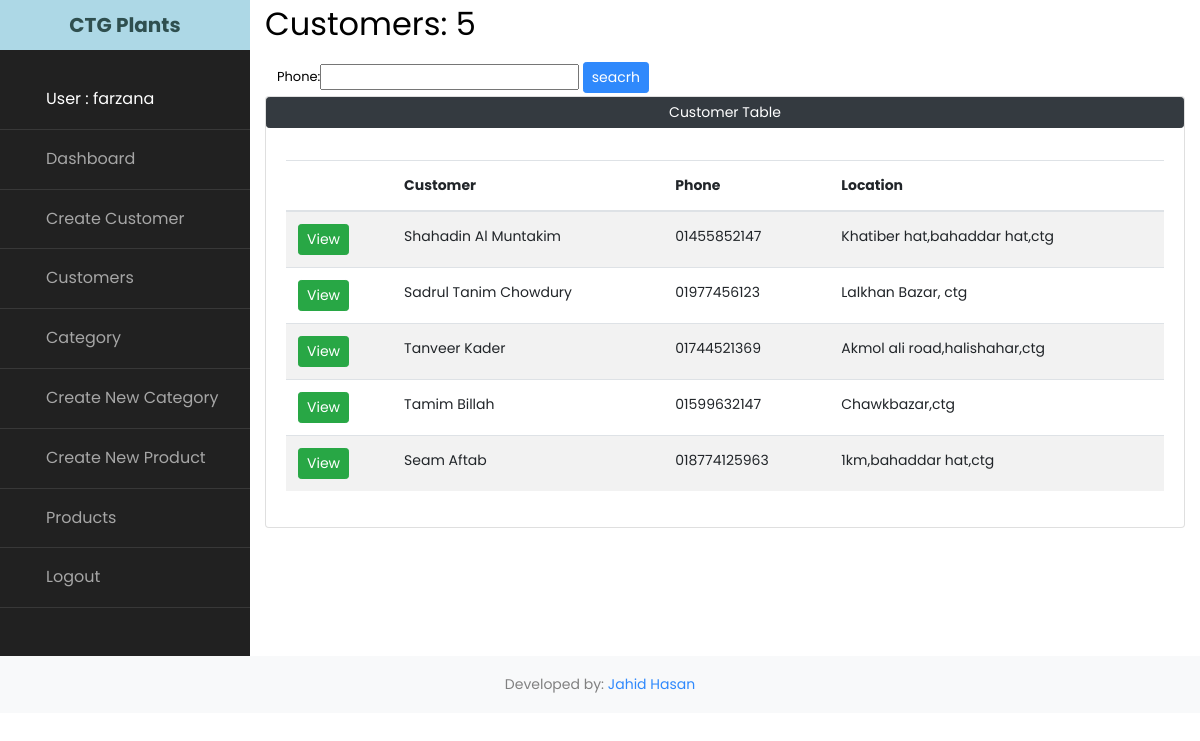
The page /customers/ (signed in) on the database its author committed.
### accounts/models.py (models this page shows, shortened)
class Customer(models.Model):
	name = models.CharField(max_length=50, null=True)
	phone = models.CharField(max_length=20, null=True)
	address = models.CharField(max_length=200, null=True)
	date_created = models.DateTimeField(auto_now_add=True, null=True)

### accounts/views.py (the view)
# urls.py: path('customers/', views.allCustomer, name="customers"),
@login_required
def allCustomer(request):
	customer = Customer.objects.all()
	total_customer = customer.count()
	myFilter = CustomerFilter(request.GET, queryset=customer)
	customer = myFilter.qs
	context = {'customer':customer, 'myFilter':myFilter, 'total_customer':total_customer}
	return render(request, 'accounts/all_customer.html', context)

### accounts/templates/accounts/all_customer.html
{% extends 'accounts/main.html' %}
{% load static %}
{% block content %}
     <div class="row">
            <div class="col-lg-12">
              <h2>Customers: {{total_customer}}</h2>
                <form action="" method="GET" class="form-control">
                    {{myFilter.form}}
                    <input type="submit" class="btn btn-sm btn-primary" value="seacrh">
                </form>
              <div class="card">
                <div class="card-title"><button class="btn btn-dark btn-sm btn-block">Customer Table</button></div>
                <div class="card-body">
                      <table class="table table-striped">
                      <thead>
                        <tr>
                           <th></th>
                          <th>Customer</th>
                          <th>Phone</th>
                          <th>Location</th>
                        </tr>
                      </thead>
                      <tbody>
                        {% for i in customer %}
                        <tr>
                          <td><a href="{% url 'customer' i.id %}" class="btn btn-success btn-sm">View</td>
                          <td>{{i.name}}</td>
                          <td>{{i.phone}}</td>
                          <td>{{i.address}}</td>
                        </tr>
                        {% endfor %}
                      </tbody>
                  </table>
                </div>
              </div>
            </div>
          </div>
{% endblock content %}

### accounts/templates/accounts/sidebar.html (shortened to what this page needs)
	{% load static %}
    <nav id="sidebar">
	  		<h1 class="text-center"><a href="{% url 'home' %}" class="logo">CTG Plants</a></h1>
        <ul class="list-unstyled components mb-5">
          {% if user.is_authenticated %}
          <li class="active">
            <a href="#">User : {{user.username}}</a>
          </li>
          <li class="">
            <a href="{% url 'home' %}"> Dashboard</a>
          </li>
          <li>
              <a href="{% url 'create_customer' %}"> Create Customer</a>
          </li>
          <li>
            <a href="{% url 'customers' %}"> Customers</a>
          </li>
            <li>
            <a href="{% url 'categories' %}"> Category</a>
          </li>
            <li>
            <a href="{% url 'create_category' %}"> Create New Category</a>
          </li>
            <li>
            <a href="{% url 'create_product' %}"> Create New Product</a>
          </li>
          <li>
            <a href="{% url 'products' %}"> Products</a>
          </li>
           <li>
            <a href="{% url 'logout' %}"> Logout</a>
          </li>
           {% else %}
           <li>
            <a href="#"><span class="fa fa-sign mr-3"></span> Login</a>
          </li>
          {% endif %}
        </ul>
    	</nav>

### rows shown on the page
Customer: name "Shahadin Al Muntakim", phone "01455852147", address "Khatiber hat,bahaddar hat,ctg"
Customer: name "Sadrul Tanim Chowdury", phone "01977456123", address "Lalkhan Bazar, ctg"
Customer: name "Tanveer Kader", phone "01744521369", address "Akmol ali road,halishahar,ctg"
Customer: name "Tamim Billah", phone "01599632147", address "Chawkbazar,ctg"
Customer: name "Seam Aftab", phone "018774125963", address "1km,bahaddar hat,ctg"

### other values the page prints
{{ user.username }} "farzana"
{{ total_customer }} "5"
